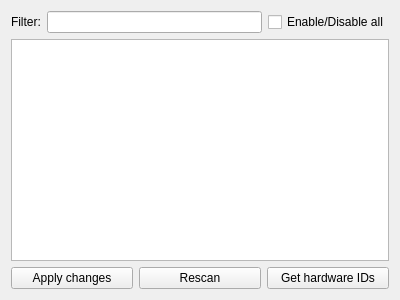
<?xml version="1.0" encoding="UTF-8"?>
<ui version="4.0">
 <class>OpenRGBSupportedDevicesPageUi</class>
 <widget class="QWidget" name="OpenRGBSupportedDevicesPageUi">
  <property name="geometry">
   <rect>
    <x>0</x>
    <y>0</y>
    <width>400</width>
    <height>300</height>
   </rect>
  </property>
  <property name="windowTitle">
   <string>Supported devices</string>
  </property>
  <layout class="QVBoxLayout" name="verticalLayout">
   <item>
    <layout class="QHBoxLayout" name="horizontalLayout">
     <item>
      <widget class="QLabel" name="label">
       <property name="text">
        <string>Filter:</string>
       </property>
      </widget>
     </item>
     <item>
      <widget class="QLineEdit" name="Filter"/>
     </item>
     <item>
      <widget class="QCheckBox" name="ToggleAllCheckbox">
       <property name="text">
        <string>Enable/Disable all</string>
       </property>
      </widget>
     </item>
    </layout>
   </item>
   <item>
    <widget class="QTableView" name="SupportedDevicesTable"/>
   </item>
   <item>
    <layout class="QHBoxLayout" name="ButtonsLayout">
     <item>
      <widget class="QPushButton" name="SaveButton">
       <property name="text">
        <string>Apply changes</string>
       </property>
      </widget>
     </item>
     <item>
      <widget class="QPushButton" name="ButtonRescan">
       <property name="text">
        <string>Rescan</string>
       </property>
      </widget>
     </item>
     <item>
      <widget class="QPushButton" name="GetHardwareIDsButton">
       <property name="text">
        <string>Get hardware IDs</string>
       </property>
      </widget>
     </item>
    </layout>
   </item>
  </layout>
 </widget>
 <resources/>
 <connections/>
</ui>
